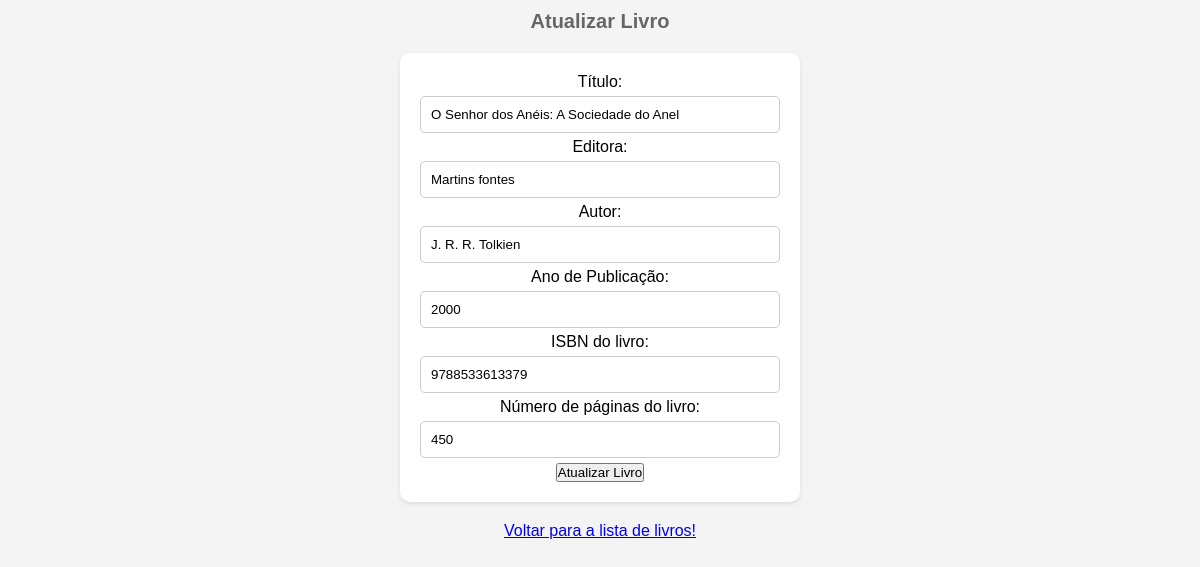
/atualizar/4/, run on the app's committed database.
### core/models.py (models this page shows, shortened)
class LivroModel(models.Model):
    titulo = models.CharField('Título', max_length=200)
    editora = models.CharField('editora', max_length=200)
    autor = models.CharField('Autor', max_length=200)
    ano = models.CharField('Ano de Publicação', max_length=4)
    isbn = models.CharField('ISBN do livro', max_length=13)
    paginas = models.CharField('Número de páginas do livro', max_length=4)

### core/views.py (the view)
# urls.py: path('atualizar/<int:livro_id>/', views.atualizar, name='atualizar'),
def atualizar(request, livro_id):
    livro = LivroModel.objects.get(pk=livro_id)
    if request.method == 'POST':
        form = LivroForm(request.POST, instance=livro)
        if form.is_valid():
            form.save()
            return HttpResponseRedirect(reverse('core:listar'))
    else:
        form = LivroForm(instance=livro)
    contexto = {'form': form, 'livro_id': livro_id}
    return render(request, 'atualizar.html', contexto)

### core/forms.py (shortened to what this page needs)
class LivroForm(forms.ModelForm):
    class Meta:
        model = LivroModel
        fields = ['titulo', 'editora','autor', 'ano', 'isbn', 'paginas']
        error_messages = {
            'titulo': {
                'required': ("Informe o título do livro."),
            },
            'editora': {
                'required': ("Informe a editora do livro."),
            },
            'autor': {
                'required': ('Informe o autor do livro.')
            },
            'ano': {
                'required' : ('Informe o ano do livro')
            },
            'isbn': {
                'required' : ('Informe o ISBN do livro')
            },
            'paginas': {
                'required' : ('Informe o número de páginas do livro')
            }
        }

### core/templates/atualizar.html (shortened to what this page needs)
{% load static %}
<!DOCTYPE html>
<html lang="pt-br">
<head>
    <link rel="stylesheet" href="{% static '/css/style.css' %}">
</head>
<body>
    {% block content %}
        <h2>Atualizar Livro</h2>
            <form method="post" action="{% url 'core:atualizar' livro_id=livro_id %}">
                {{ form.as_p }}
                <button type="submit">Atualizar Livro</button>
            </form>
        <a href="{% url 'core:listar' %}">Voltar para a lista de livros!</a>
    {% endblock %}
</body>
</html>

### core/static/css/style.css (style rules this page uses)
* { margin: 0; padding: 0; box-sizing: border-box; }
body { font-family: Arial, sans-serif; background-color: #f4f4f4; text-align: center; }
h2 { font-size: 20px; margin: 10px 0; color: #666; }
form { background-color: #fff; border-radius: 10px; padding: 20px; box-shadow: 0 2px 4px rgba(0, 0, 0, 0.1); margin: 20px auto; max-width: 400px; }
input[type="text"], input[type="number"] { width: 100%; padding: 10px; margin: 5px 0; border: 1px solid #ccc; border-radius: 5px; }

### data on the page
LivroModel: titulo "O Senhor dos Anéis: A Sociedade do Anel", editora "Martins fontes", autor "J. R. R. Tolkien", ano "2000", isbn "9788533613379", paginas "450"
